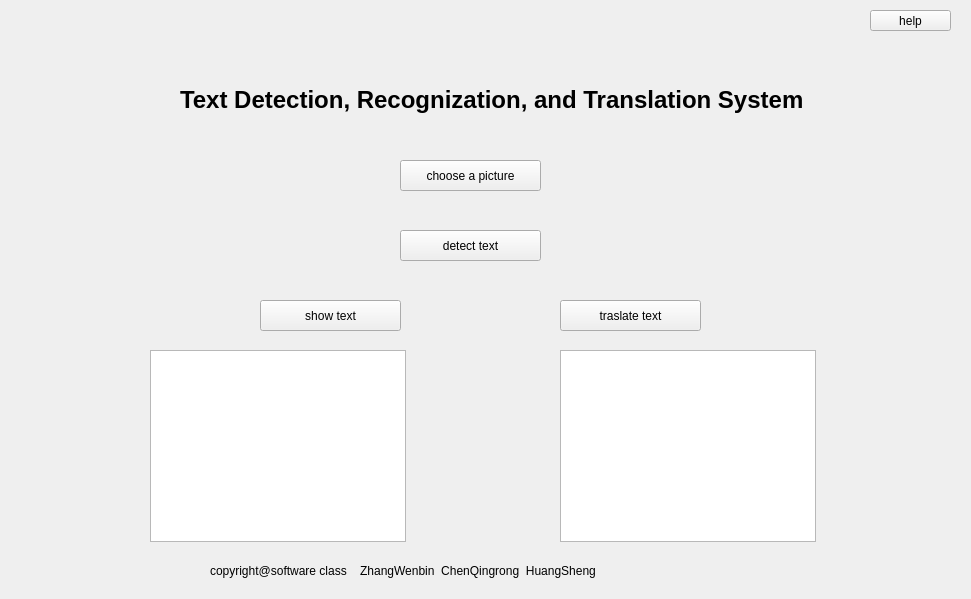
<?xml version="1.0" encoding="UTF-8"?>
<ui version="4.0">
 <class>Widget</class>
 <widget class="QWidget" name="Widget">
  <property name="geometry">
   <rect>
    <x>0</x>
    <y>0</y>
    <width>971</width>
    <height>599</height>
   </rect>
  </property>
  <property name="windowTitle">
   <string>Widget</string>
  </property>
  <widget class="QPushButton" name="pushButton0">
   <property name="geometry">
    <rect>
     <x>400</x>
     <y>160</y>
     <width>141</width>
     <height>31</height>
    </rect>
   </property>
   <property name="text">
    <string>choose a picture</string>
   </property>
  </widget>
  <widget class="QPushButton" name="pushButton1">
   <property name="geometry">
    <rect>
     <x>400</x>
     <y>230</y>
     <width>141</width>
     <height>31</height>
    </rect>
   </property>
   <property name="text">
    <string>detect text</string>
   </property>
  </widget>
  <widget class="QLabel" name="label">
   <property name="geometry">
    <rect>
     <x>210</x>
     <y>550</y>
     <width>561</width>
     <height>41</height>
    </rect>
   </property>
   <property name="text">
    <string>copyright@software class    ZhangWenbin  ChenQingrong  HuangSheng</string>
   </property>
  </widget>
  <widget class="QPushButton" name="pushButton2">
   <property name="geometry">
    <rect>
     <x>870</x>
     <y>10</y>
     <width>81</width>
     <height>21</height>
    </rect>
   </property>
   <property name="text">
    <string>help</string>
   </property>
  </widget>
  <widget class="QPushButton" name="pushButton">
   <property name="geometry">
    <rect>
     <x>260</x>
     <y>300</y>
     <width>141</width>
     <height>31</height>
    </rect>
   </property>
   <property name="text">
    <string>show text</string>
   </property>
  </widget>
  <widget class="QPushButton" name="pushButton_2">
   <property name="geometry">
    <rect>
     <x>560</x>
     <y>300</y>
     <width>141</width>
     <height>31</height>
    </rect>
   </property>
   <property name="text">
    <string>traslate text</string>
   </property>
  </widget>
  <widget class="QLabel" name="label_2">
   <property name="geometry">
    <rect>
     <x>180</x>
     <y>70</y>
     <width>631</width>
     <height>61</height>
    </rect>
   </property>
   <property name="text">
    <string>&lt;html&gt;&lt;head/&gt;&lt;body&gt;&lt;p&gt;&lt;span style=&quot; font-size:18pt; font-weight:600;&quot;&gt;Text Detection, Recognization, and Translation System&lt;/span&gt;&lt;/p&gt;&lt;/body&gt;&lt;/html&gt;</string>
   </property>
  </widget>
  <widget class="QTextBrowser" name="textBrowser1">
   <property name="geometry">
    <rect>
     <x>150</x>
     <y>350</y>
     <width>256</width>
     <height>192</height>
    </rect>
   </property>
  </widget>
  <widget class="QTextBrowser" name="textBrowser2">
   <property name="geometry">
    <rect>
     <x>560</x>
     <y>350</y>
     <width>256</width>
     <height>192</height>
    </rect>
   </property>
  </widget>
 </widget>
 <layoutdefault spacing="6" margin="11"/>
 <resources/>
 <connections/>
</ui>
